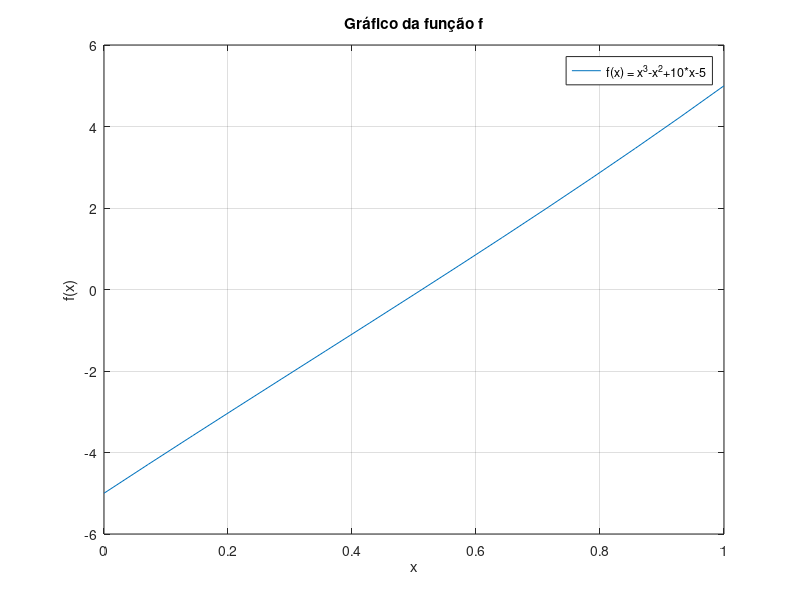
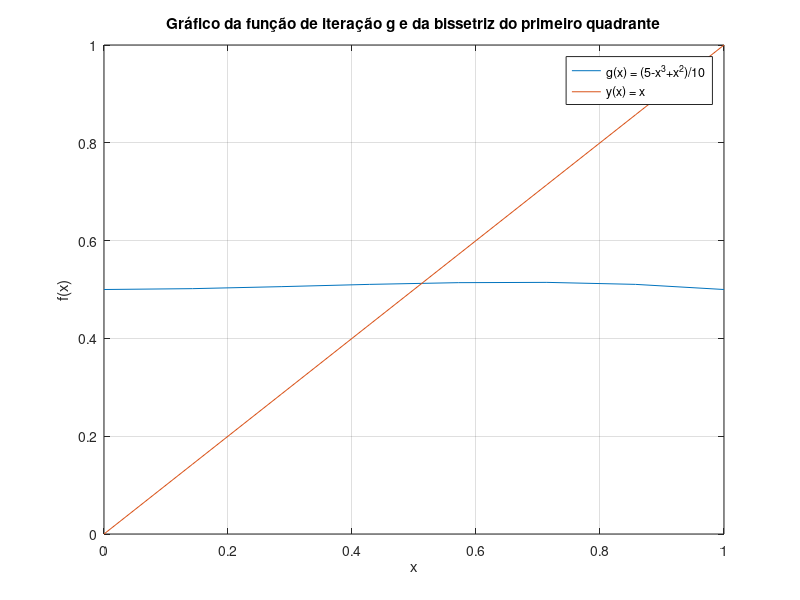
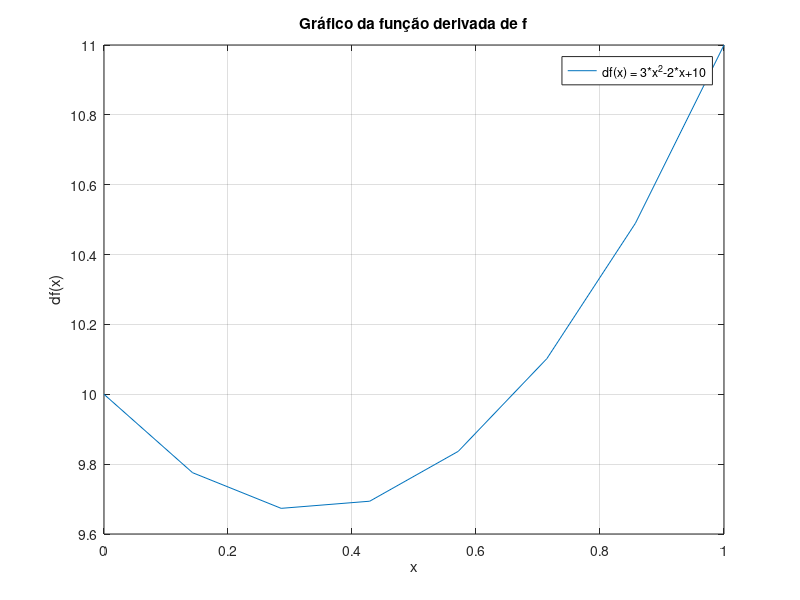

Here is the MATLAB script that generated these plots, in order: (Note: this script raises an error after producing the figures.)
% Função
f=@(x)x^3-x^2+10*x-5;
% Intervalo
a=0; b = 1; 
x0 = (a + b)/2;
%Gráfico da função 
figure
fplot(f, [a, b]);
xlabel('x');
ylabel('f(x)');
legend('f(x) = x^3-x^2+10*x-5');
title('Gráfico da função f');
grid on;
print -dpng -r400 graficoFq1.png
% Função de iteração para o ponto fixo e y(x) = x
g=@(x)(5-x^3+x^2)/10;
y=@(x) x;
figure
fplot(g, [a, b]);
hold on
fplot(y, [a, b]);
xlabel('x');
ylabel('f(x)');
legend('g(x) = (5-x^3+x^2)/10', 'y(x) = x');
title('Gráfico da função de iteração g e da bissetriz do primeiro quadrante');
grid on;
print -dpng -r400 graficoGq1.png
% Função derivada
df=@(x) 3*x^2-2*x+10;
proverDerivada = 1;
figure
fplot(df, [a, b]);
xlabel('x');
ylabel('df(x)');
legend('df(x) = 3*x^2-2*x+10');
title('Gráfico da função derivada de f');
grid on;
print -dpng -r400 graficoDFq1.png

% Cálculo das raízes
%
% Zero do MATLAB
[X,FVAL,EXITFLAG,OUTPUT]=fzero(f,[a,b]);
fprintf('fzero\n');
fprintf('Raiz: %f, Iterações: %d, Valor da raiz: %f\n', X, OUTPUT.iterations, f(X));
OUTPUT.algorithm
% Bissecção 
[r, n] = Bisseccao(f, a, b, 10^-4, 1000);
fprintf('Bisseccao\n');
fprintf('Raiz: %f, Iterações: %d, Valor da raiz: %f\n', r, n, f(r));
% Posição Falsa
[r, n] = PosicaoFalsa(f, a, b, 10^-4, 1000);
fprintf('Posicao Falsa\n');
fprintf('Raiz: %f, Iterações: %d, Valor da raiz: %f\n', r, n, f(r));
% Ponto Fixo
[r, n] = PontoFixo(f, g, x0, 10^-4, 1000);
fprintf('Ponto Fixo\n');
fprintf('Raiz: %f, Iterações: %d, Valor da raiz: %f\n', r, n, f(r));
% Newton Raphson
[r, n] = NewtonRaphson(f, proverDerivada, df, x0, 10^-4, 1000);
fprintf('Newton Raphson\n');
fprintf('Raiz: %f, Iterações: %d, Valor da raiz: %f\n', r, n, f(r));
% Secante
[r, n] = SecanteVisual(f, a, b, 10^-4, 1000);
fprintf('Secante\n');
fprintf('Raiz: %f, Iterações: %d, Valor da raiz: %f\n', r, n, f(r));











